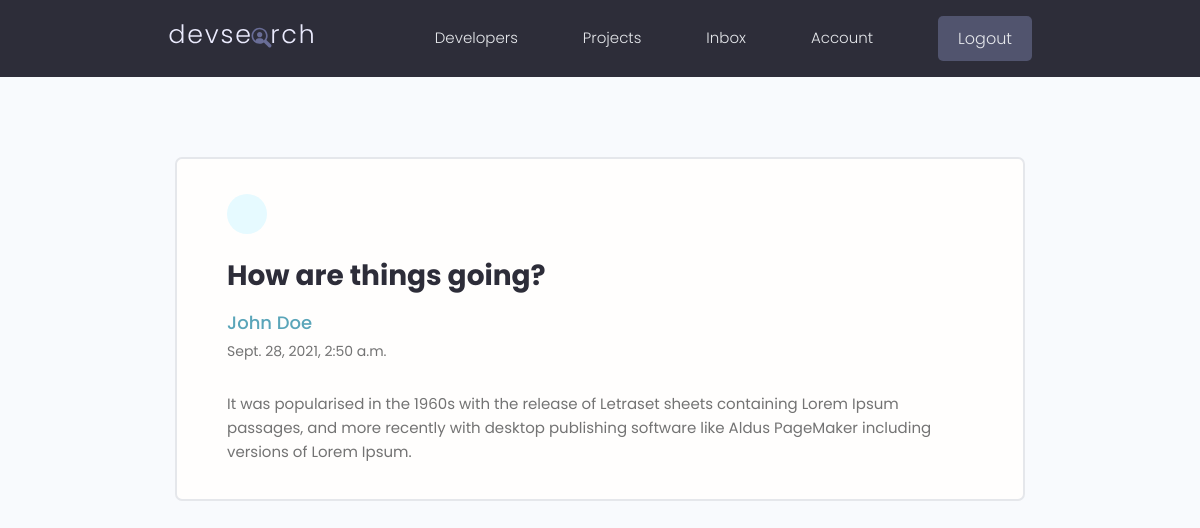
Page /message/b5d45d6c-d3e7-48d9-83b3-eb06d6a462f0/ (signed in) on the committed database.
### users/models.py (models this page shows, shortened)
class Message(models.Model):
    sender = models.ForeignKey(Profile, on_delete=models.SET_NULL,
                               null=True, blank=True)
    recipient = models.ForeignKey(Profile, on_delete=models.SET_NULL,
                               null=True, blank=True, related_name="messages")
    name = models.CharField(max_length=200, null=True, blank=True)
    email = models.EmailField(max_length=200, null=True, blank=True)
    subject = models.CharField(max_length=200, null=True, blank=True)
    body = models.TextField()
    is_read = models.BooleanField(default=False, null=True)
    created = models.DateTimeField(auto_now_add=True)
    id = models.UUIDField(default=uuid.uuid4, unique=True,
                          primary_key=True, editable=False)
    class Meta:
        ordering = ['is_read', '-created']

### users/views.py (the view)
# urls.py: path('message/<str:pk>/', views.viewMessage, name="message"),
@login_required(login_url="login")
def viewMessage(request, pk):
    profile = request.user.profile
    message = profile.messages.get(id=pk)
    if message.is_read == False:
        message.is_read = True
        message.save()
    context = {
        'message': message,
    }
    return render(request, 'users/message.html', context)

### users/templates/users/message.html (shortened to what this page needs)
{% extends 'main.html' %}
{% block content %}
  <main class="messagePage my-xl">
    <div class="content-box">
      <div class="message">
        <a class="backButton" href="{% url 'inbox' %}"></a>
        <h2 class="message__subject">{{message.subject}}</h2>
          {% if message.sender %}
          <a href="{% url 'user-profile' message.sender.id %}" class="message__author">{{message.name}}</a>
          {% else %}
          <p class="message__author">{{message.name}}</p>
          {% endif %}
          <p class="message__date">{{message.created}}</p>
          <div class="message__body">{{message.body|linebreaksbr}}</div>
      </div>
    </div>
  </main>
{% endblock content %}

### static/styles/app.css (style rules this page uses)
:root { --color-sub: #2d2d39; }
.content-box { width: 95%; max-width: 85rem; margin: 0 auto; }
.message { padding: 2.5rem 0; }
.message > a { display: flex; gap: 1rem; }
.message__author, .message__date { flex-basis: 25%; }
.message__subject { flex-basis: 50%; }
.message__date { text-align: right; }
.messagePage .message { list-style: none; background: var(--color-white); padding: 3.5rem 5rem; border: 2px solid var(--color-light); border-radius: 0.7rem; }
.messagePage .message__subject { font-size: 2.8rem; color: var(--color-sub); margin-bottom: 1rem; margin-top: 2rem; }
.messagePage .message__author { font-size: 1.8rem; font-weight: 500; }
.messagePage .message__date { font-size: 1.4rem; font-weight: 400; text-align: left; margin-bottom: 3rem; }
.backButton { background: var(--color-main-light); color: var(--color-main); width: 4rem; height: 4rem; display: flex; align-items: center; justify-content: center; border-radius: 50%; }

### static/uikit/styles/modules/_variables.css (style rules this page uses)
:root { --color-main: #5aa5b9; --color-main-light: #e6faff; --color-sub: #3f4156; --color-sub-light: #51546e; --color-sub-lighter: #ededfd; --color-text: #737373; --color-gray: #8b8b8b; --color-light: #e5e7eb; --color-light-gray: #767676; --color-bg: #f8fafd; --color-white: #fffefd; --color-white-light: #f3f3f3; --color-success: #359e64; --color-success-bg: #def8e8; --color-error: #fc4b0b; --color-error-bg: #fff2ee; --font-base: 'Poppins', arial, helvetica, 'Segoe UI', roboto, ubuntu, sans-serif; --font-monospace: 'Fira Code', 'Courier New', courier, monospace; --font-regular: 300; --font-medium: 500; --font-bold: 700; --generic-shadow: 1px 1px 5px #00000010; --generic-transition: all 0.3s ease-in-out; }

### static/uikit/styles/modules/_base.css (style rules this page uses)
* { margin: 0; padding: 0; box-sizing: border-box; text-rendering: optimizeLegibility; color: inherit; font-size: inherit; }
html { font-size: 50%; }
@media only screen and (min-width: 480px) { html { font-size: 56.25%; } }
@media only screen and (min-width: 1200px) { html { font-size: 62.5%; } }
body { line-height: 1.6; font-weight: 400; font-size: 1.5rem; color: var(--color-text); background-color: var(--color-bg); min-height: 100vh; }

### static/uikit/styles/modules/_typography.css (style rules this page uses)
* { font-family: var(--font-base); }
h2 { font-size: 3.6rem; font-weight: var(--font-bold); }
p, span, strong { font-size: 1.6rem; color: var(--color-text); font-weight: var(--font-regular); }
a { padding-bottom: 2px; text-decoration: none; display: inline-block; color: var(--color-main); font-weight: var(--font-medium); }

### static/uikit/styles/modules/_utilities.css (style rules this page uses)
.my-xl { margin: 8rem auto; }

### rows in the picture
Message: subject "How are things going?", name "John Doe", created "Sept. 28, 2021, 2:50 a.m.", body "It was popularised in the 1960s with the release of Letraset sheets containing Lorem Ipsum passages, and more recently with desktop publishing software like Aldus PageMaker including versions of Lorem Ipsum."
